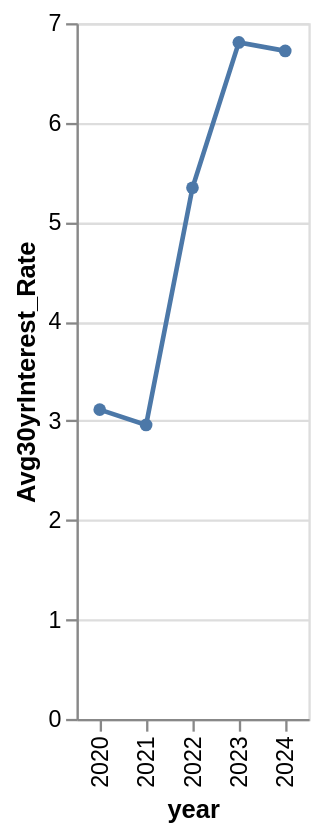

Notebook cell for this chart:
### Code cell
#Create trend line chart
alt.Chart(yearly_intRate_df).mark_line(point=True).encode(x="year:O", y="Avg30yrInterest_Rate:Q")

### Figure 1 — Vega-Lite specification as saved in the notebook (floating-point values rounded to 4 significant figures)
{"config": {"view": {"continuousWidth": 300, "continuousHeight": 300}}, "data": {"name": "data-caa0a7fd551a2ddd76ece2b7b5ed62a9"}, "mark": {"type": "line", "point": true}, "encoding": {"x": {"field": "year", "type": "ordinal"}, "y": {"field": "Avg30yrInterest_Rate", "type": "quantitative"}}, "$schema": "https://vega.github.io/schema/vega-lite/v5.20.1.json", "datasets": {"data-caa0a7fd551a2ddd76ece2b7b5ed62a9": [{"year": 2020, "Avg30yrInterest_Rate": 3.112}, {"year": 2021, "Avg30yrInterest_Rate": 2.958}, {"year": 2022, "Avg30yrInterest_Rate": 5.344}, {"year": 2023, "Avg30yrInterest_Rate": 6.807}, {"year": 2024, "Avg30yrInterest_Rate": 6.721}]}}
